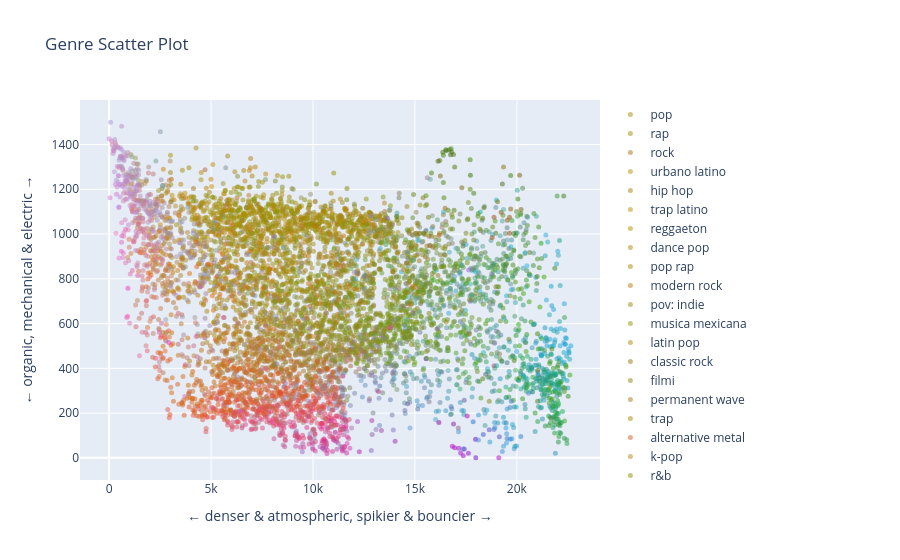

The cell this chart's notebook holds for it:
### Code cell
fig = go.Figure()

for item in data:
    fig.add_trace(
        go.Scatter(
            x=[item['x']],
            y=[item['y']],
            mode='markers+text',
            marker=dict(color=item['color'], size=5),
            # text=item['genre'],
            # textposition="top center",
            name=item['genre'],
            opacity=0.5
        )
    )

fig.update_layout(
    title="Genre Scatter Plot",
    xaxis_title='← denser & atmospheric, spikier & bouncier →',
    yaxis_title='← organic, mechanical & electric →',
    showlegend=True
)

fig.show()
